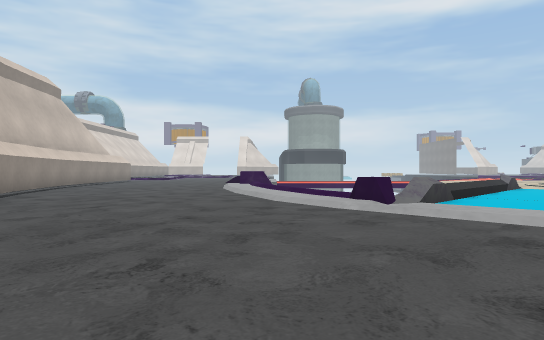
view 1 (above)

24 first-person views from a walk through a Unity game level. The camera is 1.2 m above the floor, looks level and sees 75° across. The floor is counted in squares, 2 m on a side. Each view is taken from the middle of a square. On the plan, view 1 faces up. The plan holds only what a view shows up to about 10 squares ahead; the rest is blank. The place goes on beyond the plan. Some surface patterns are stand-ins.

view 2
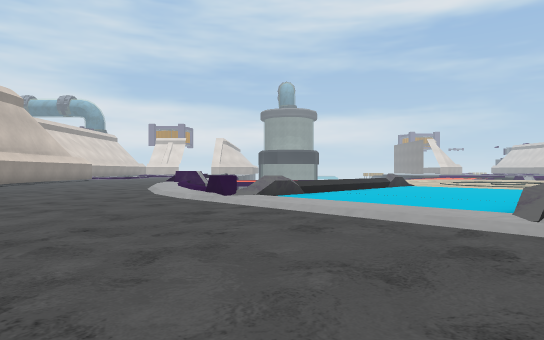

view 3
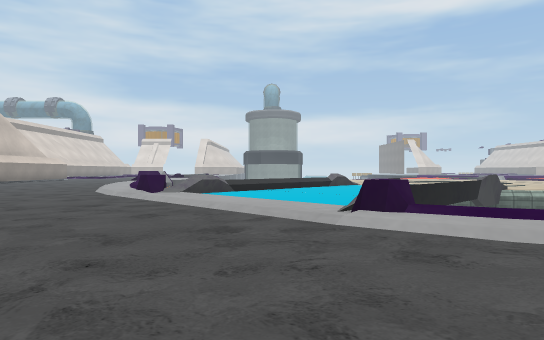

view 4
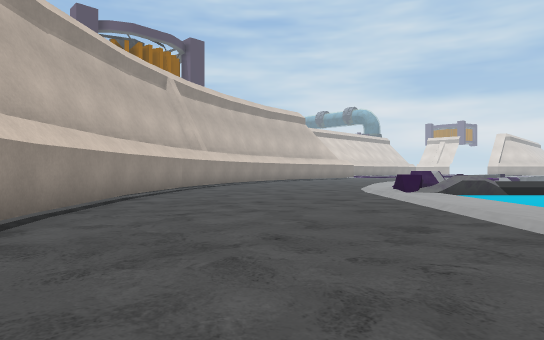

view 5
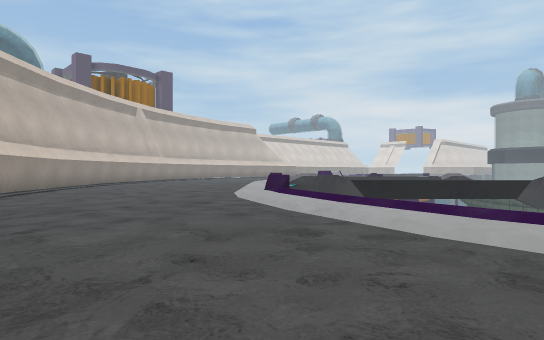

view 6
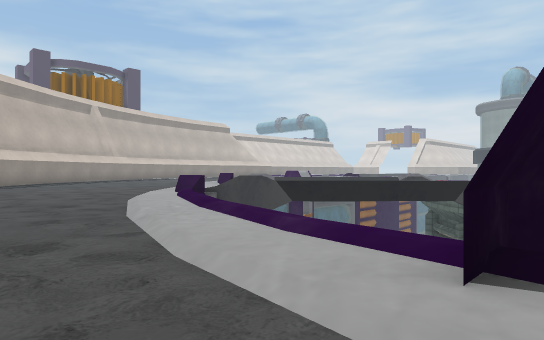

view 7
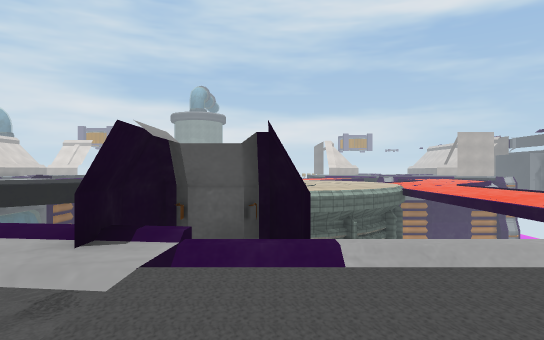

view 8
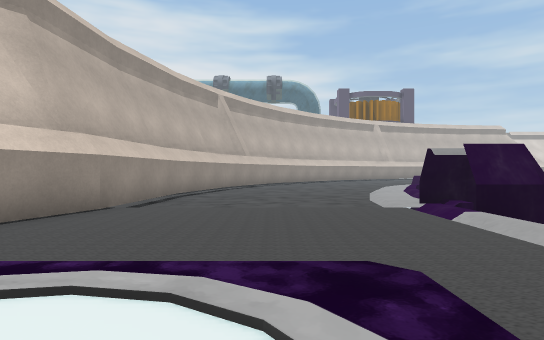

view 9
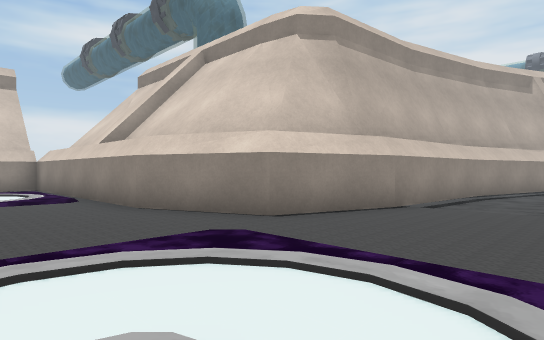

view 10
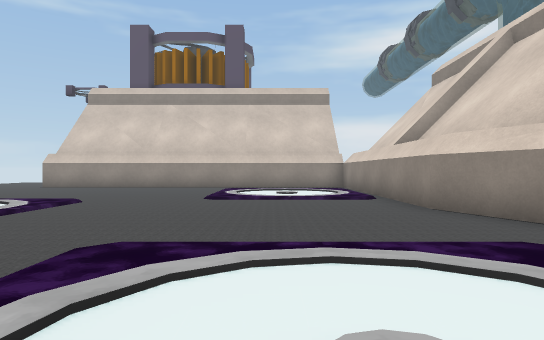

view 11
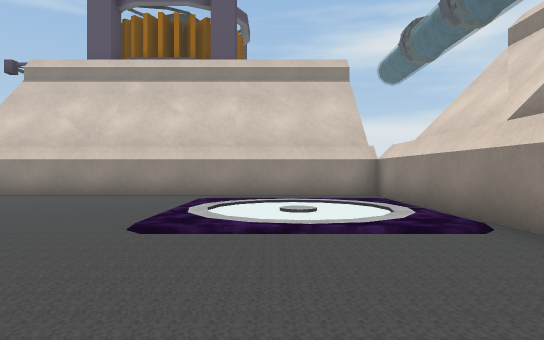

view 12
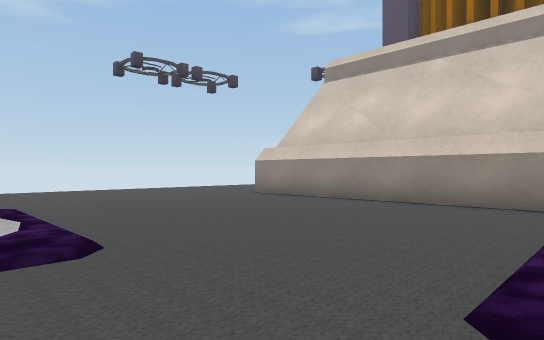

view 13
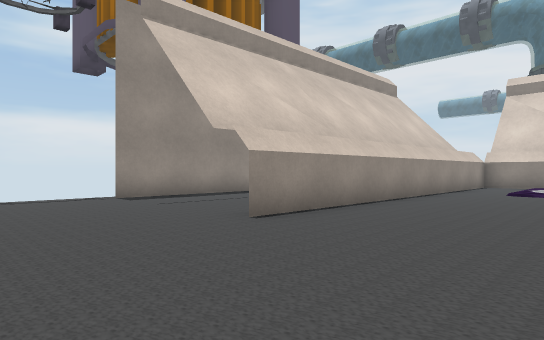

view 14
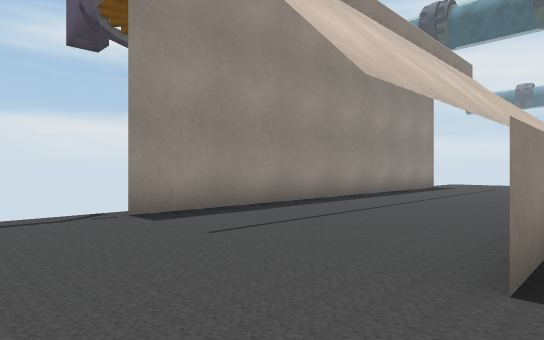

view 15
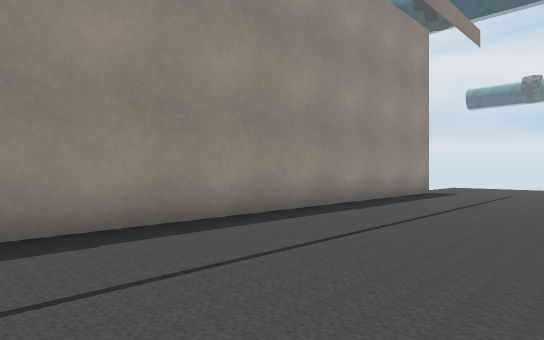

view 16
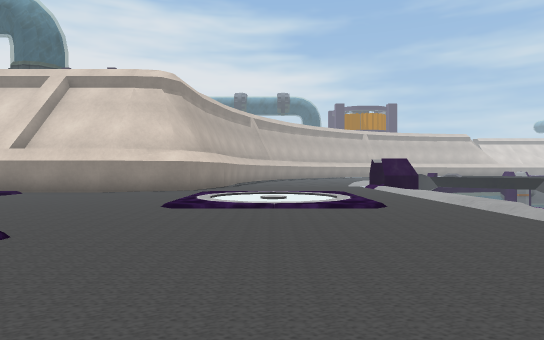

view 17
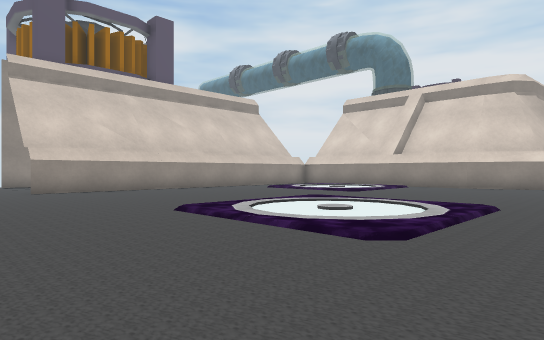

view 18
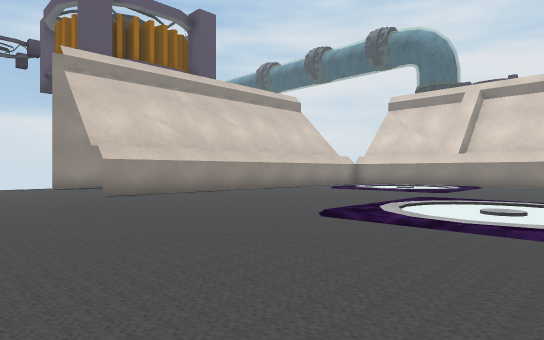

view 19
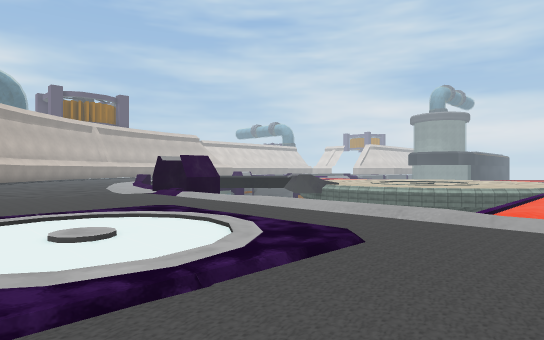

view 20
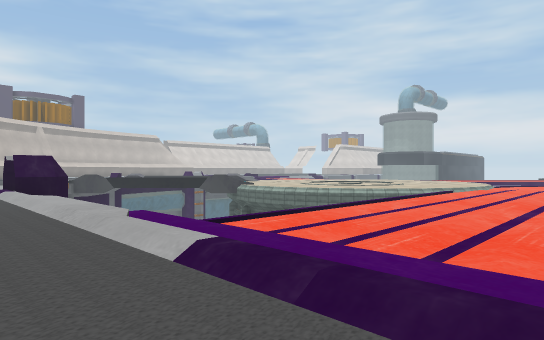

view 21
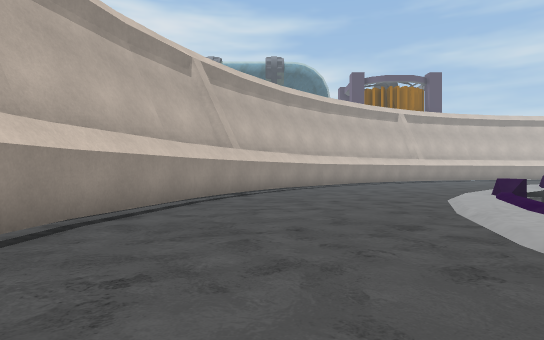

view 22
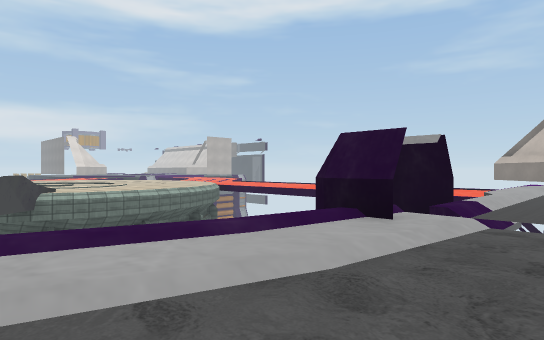

view 23
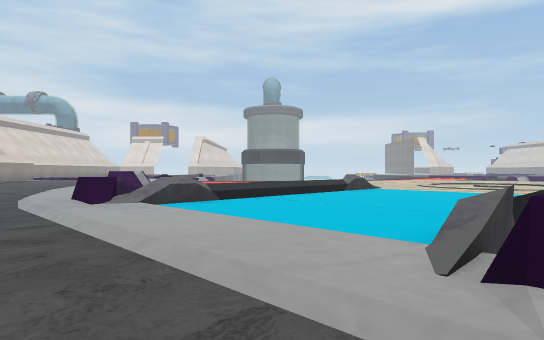

view 24
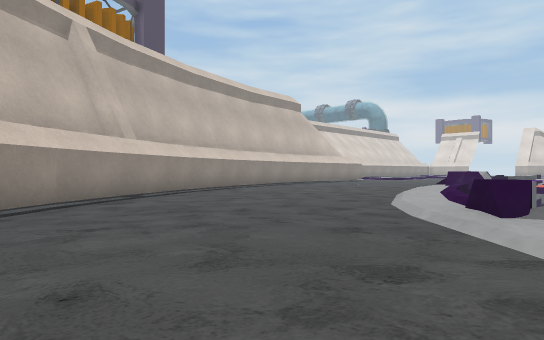

### Floor plan
Key: @ floor where view 1 was taken; # wall or solid block; . main floor; - floor 0.25 m lower than the main floor; _ floor 0.5 m lower than the main floor; < floor 0.75 m lower than the main floor; ( floor 11.5 m lower than the main floor; / step, stairs or slope; = window, fence, low wall or low ledge; v drop or lower ground; T thing the floor can be seen under or through.
Columns run from 7 left of view 1 to 31 right of it. Each row starts with its distance up from view 1.
 10 ##----/v     =----
  9 -#----//    =------
  8  #-----/v  =-------vv         /_
  7  ##----//v=-------=          </_/
  6  -#-----/=#------=          v</_/
  5  -##-----/-(----=           v</_/
  4   -#------/-(--=            v</_/
  3   -##------/-#v             v</_/
  2    -##------/=v             v</_/
  1     -#-------//v            v</_/v
  0      ##@------///vvvv##     v<///v
 -1       ##--------//../##v///////-/-
 -2        ###----------//////////////
 -3         -##----------/............
 -4           #  --------/.... .......
 -5             ###------/....  .......
 -6              -#####--/....  ..........
 -7                 --#######.............
 -8                        .#.......  .....
 -9                         #.......  .....
-10                         #.......  .....
-11                         #..............
-12                         #.  ...........
-13                         #.  ...........
-14                         #.  ...........
-15                         #..............
-16                         ##TTTTTTTTTT...
-17                          ..............
-18                         ..............
-19                        ...............
-20                        ...............
-21                         ############

Where each view was taken, in squares from view 1:
view 1: 0 up, 0 right, facing up
view 2: 2 down, 3 right, facing up
view 3: 3 down, 5 right, facing up
view 4: 3 down, 6 right, facing up-left
view 5: 5 down, 13 right, facing up-left
view 6: 3 down, 14 right, facing up-left
view 7: 4 down, 15 right, facing up
view 8: 4 down, 20 right, facing left
view 9: 4 down, 20 right, facing down-left
view 10: 4 down, 20 right, facing down
view 11: 8 down, 20 right, facing down
view 12: 10 down, 21 right, facing down-right
view 13: 13 down, 31 right, facing down-left
view 14: 16 down, 30 right, facing down-left
view 15: 17 down, 27 right, facing down-left
view 16: 5 down, 27 right, facing left
view 17: 6 down, 30 right, facing down-left
view 18: 8 down, 31 right, facing down-left
view 19: 6 down, 23 right, facing up-left
view 20: 3 down, 26 right, facing up-left
view 21: 4 down, 15 right, facing left
view 22: 3 down, 10 right, facing up-right
view 23: 0 up, 5 right, facing up
view 24: 1 up, 3 right, facing up-left
